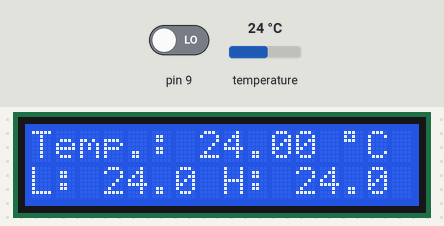
A sketch run on a simulated Arduino Uno, built with avr-gcc and run on an emulated ATmega328P. Parts: 16×2 character LCD. The test bench sets the inputs (shaded band); at power-on: pin 9 LOW, temperature 24 °C. What the sketch prints to the serial monitor is not drawn.

Above: at 1.3 s.
1.4 s: pin 9 driven HIGH
At 7.3 s:
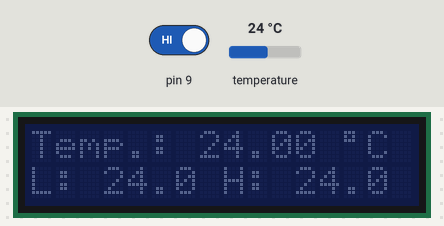
13.4 s: temperature set to 12 °C
At 19.0 s:
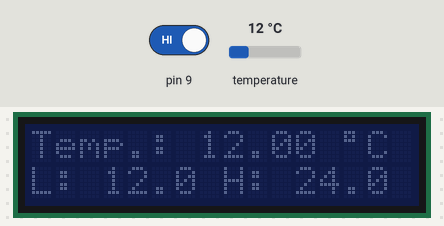
25.4 s: temperature set to 19 °C
At 30.7 s:
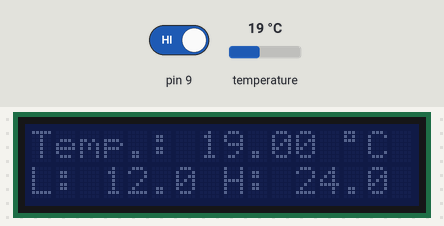
37.2 s: temperature set to 28 °C
At 42.4 s:
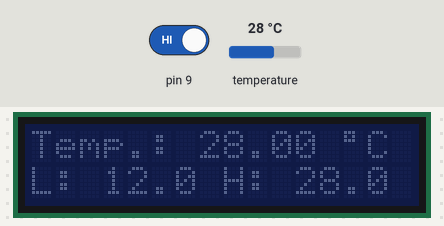
48.8 s: pin 9 driven LOW
Timing chart, 0 to 51.8 s (numbered marks = the images above; inputs shaded):
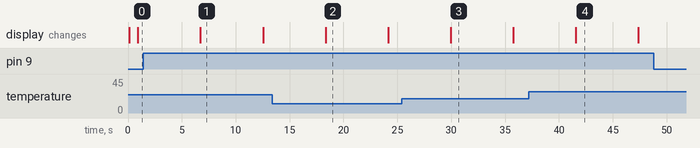

Measured:
- after the input at 1.4 s, the display: changes after 5.3 s (image 1)
- after the input at 13.4 s, the display: changes after 4.9 s (image 2)
- after the input at 25.4 s, the display: changes after 4.6 s (image 3)
- after the input at 37.2 s, the display: changes after 4.4 s (image 4)
- after the input at 48.8 s, every drawn part: stays the same
- what the display in image 1 shows lasts 5.8 s, from 6.7 s to 12.5 s

The sketch:

sensorTemp.ino
```cpp
// Programa : Sensor de temperatura DS18B20
// Autor : Denis Eiras


// *** Crystal Liq. ***
#include <LiquidCrystal_I2C.h>
// initialize the library with the numbers of the interface pins
LiquidCrystal_I2C lcd(0x27,2,1,0,4,5,6,7,3, POSITIVE);


// *** DS18B20 ***
#include <OneWire.h>
#define ONE_WIRE_BUS 12
OneWire oneWire(ONE_WIRE_BUS);
// Define uma instancia do oneWire para comunicacao com o sensor

#include <DallasTemperature.h>
DallasTemperature sensors(&oneWire);
DeviceAddress sensor1;

// *** System ***
// Armazena temperaturas minima e maxima
float tempMin = 999;
float tempMax = 0;
int buttCancel = 8;       //Botão para cancelar
int buttOk = 9;           //Botão para confirmar
bool backHigh = true;


void setup(void)
{
  Serial.begin(9600);
  sensors.begin();
  // Localiza e mostra enderecos dos sensores
  Serial.println("Localizando sensores DS18B20...");
  Serial.print("Foram encontrados ");
  Serial.print(sensors.getDeviceCount(), DEC);
  Serial.println(" sensores.");
  if (!sensors.getAddress(sensor1, 0))
     Serial.println("Sensores nao encontrados !");
  // Mostra o endereco do sensor encontrado no barramento
  Serial.print("Endereco sensor: ");
  mostra_endereco_sensor(sensor1);
  Serial.println();
  Serial.println();
  lcd.begin(16, 2);
  lcd.setBacklight(HIGH);

}

void mostra_endereco_sensor(DeviceAddress deviceAddress)
{
  for (uint8_t i = 0; i < 8; i++)
  {
    // Adiciona zeros se necessário
    if (deviceAddress[i] < 16) Serial.print("0");
    Serial.print(deviceAddress[i], HEX);
  }
}

void loop()
{
  // Le a informacao do sensor
  sensors.requestTemperatures();
  float tempC = sensors.getTempC(sensor1);

  if(pressed(buttOk)) {
    backHigh = !backHigh;
    if(backHigh) {
      lcd.setBacklight(HIGH);
    } else {
      lcd.setBacklight(LOW);
    }
  }
  // Atualiza temperaturas minima e maxima
  if (tempC < tempMin)
  {
    tempMin = tempC;
  }
  if (tempC > tempMax)
  {
    tempMax = tempC;
  }
  // Mostra dados no serial monitor
  Serial.print("Temp C: ");
  Serial.print(tempC);
  Serial.print(" Min : ");
  Serial.print(tempMin);
  Serial.print(" Max : ");
  Serial.println(tempMax);

  // Mostra dados no LCD
  lcd.clear();
  lcd.setCursor(0,0);
  lcd.print("Temp.:       ");
  //Simbolo grau
  lcd.write(223);
  lcd.print("C");
  lcd.setCursor(7,0);
  lcd.print(tempC);
  lcd.setCursor(0,1);
  lcd.print("L: ");
  lcd.setCursor(3,1);
  lcd.print(tempMin,1);
  lcd.setCursor(8,1);
  lcd.print("H: ");
  lcd.setCursor(11,1);
  lcd.print(tempMax,1);
  delay(5000);
}

bool pressed(int butt) {
  return digitalRead(butt) == HIGH;
}
```
